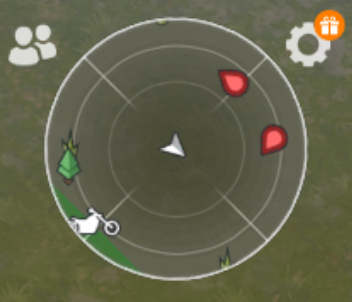
#> input picture pic_ldoe/map_two_enemy_day_min.png, 352 x 302 px
$ python minimap.py
#> lines starting #> are read from the running program, lines starting #| are printed output that depends on the picture; after the words box and inside, x2 and y2 are one past the last pixel; in counts of white or black regions, pixels touching at a corner belong together
import numpy as np
import cv2
import math

def click_event(event, x, y, flags, param):
    if event == cv2.EVENT_LBUTTONDOWN:
        colorsB = frame[y, x, 0]
        colorsG = frame[y, x, 1]
        colorsR = frame[y, x, 2]
        colors = frame[y, x]
        hsv_value = np.uint8([[[colorsB, colorsG, colorsR]]])
        hsv = cv2.cvtColor(hsv_value, cv2.COLOR_BGR2HSV)
        print("----------------")
        print("HSV : ", hsv)
        print("Red: ", colorsR)
        print("Green: ", colorsG)
        print("Blue: ", colorsB)
        print("BRG Format: ", colors)
        print("Coordinates of pixel: X: ", x, "Y: ", y)

#получение центра контура с помощью моментов
def contour_center(contour):            # https://www.cyberforum.ru/python-graphics/thread2907676.html
    moment = cv2.moments(contour)
    x = int(moment['m10'] / moment['m00'])
    y = int(moment['m01'] / moment['m00'])

    return x, y

#получение центра контура с помощью крайних точек отрезков контура
def contour_center_2(contour, eps= 0.015):            # https://habr.com/ru/articles/676838/
    #апроксимируем контур
    #eps = 0.005
    #eps = 0.01 #порог аппроксимации - при увеличении контуров меньгше
    epsilon = arclen * eps
    approx = cv2.approxPolyDP(cnt, epsilon, True)
    print('контур состоит из ' + str(len(approx)) + ' элементов')

    #находим центр - стреднюю координату всех точек контура
    sum_x = 0.0
    sum_y = 0.0
    for point in approx:
        x = float(point[0][0])
        y = float(point[0][1])
        sum_x += x
        sum_y += y
    xc = sum_x / float(len((approx)))
    yc = sum_y / float(len((approx)))
    return xc, yc

#получение наиболее удаленной точки контура от заданной
def get_must_remote_point(contour, pointX, pointY):            # https://www.cyberforum.ru/python-graphics/thread2907676.html
    max = 0
    beg_point = -1
    for i in range(0, len(contour)):
        point = contour[i]
        x = float(point[0][0])
        y = float(point[0][1])
        dx = x - pointX
        dy = y - pointY
        r = math.sqrt(dx * dx + dy * dy)
        if r > max:
            max = r
            beg_point = i

    xr = float(contour[beg_point][0][0])
    yr = float(contour[beg_point][0][1])
    return xr, yr

def print_enemys():
    hsv_lower_enemy_b = np.array([0, 103, 150])
    hsv_upper_enemy_b = np.array([0, 172, 255])
    mask_enemy = cv2.inRange(hsv, hsv_lower_enemy_b, hsv_upper_enemy_b)

    print_mob(mask_enemy, MIN_ARCLEN_MOB, 'enemy')
    return mask_enemy

def print_neutral():
    hsv_lower_neutral_b = np.array([16, 172, 188])
    hsv_upper_neutral_b = np.array([26, 224, 255])
    mask_neutral = cv2.inRange(hsv, hsv_lower_neutral_b, hsv_upper_neutral_b)

    print_mob(mask_neutral, MIN_ARCLEN_MOB, 'neutral')
    return mask_neutral

def print_friends():
    hsv_lower_friend_b = np.array([45, 138, 166])
    hsv_upper_friend_b = np.array([50, 196, 255])
    mask_friend = cv2.inRange(hsv, hsv_lower_friend_b, hsv_upper_friend_b)

    print_mob(mask_friend, MIN_ARCLEN_MOB, 'friend')
    return mask_friend

def print_mob(mask, min_arclen, text):
    # контуры
    ret, thresh = cv2.threshold(mask, 1, 255, 0)
    contours, hierarchy = cv2.findContours(thresh, cv2.RETR_TREE, cv2.CHAIN_APPROX_NONE)

    # перебираем все найденные контуры в цикле
    # print('контуров найдено = ' + str(len(contours)))
    for cnt in contours:

        # находим длину контура
        arclen = cv2.arcLength(cnt, True)
        # print('длина контура = ' + str(arclen))
        if arclen > min_arclen:
            xc, yc = contour_center(cnt)  # находим координаты центра контура
            xr, yr = get_must_remote_point(cnt, xc, yc)  # находим координаты дальней от центра точки контура (куда смотрит моб)

            xvec = xr - xc  # координаты вектора
            yvec = yr - yc

            angle = math.atan2(yvec, xvec)  # угол от плоскости в радианах куда смотрит моб
            angle_vis = (
                    MOB_VISION_ANGLE * math.pi / 360)  # величина отклонения от angle в радианах для определения границ видимости
            angle_plus_vis = angle + angle_vis  # угол границы видимости 1
            angle_minus_vis = angle - angle_vis  # угол границы видимости 2

            x0danger = xc + MOB_VISION_RANGE * math.cos(angle)  # дальняя точка середины видимости
            y0danger = yc + MOB_VISION_RANGE * math.sin(angle)

            x1danger = xc + MOB_VISION_RANGE * math.cos(angle_plus_vis)  # дальняя точка границы видимости 1
            y1danger = yc + MOB_VISION_RANGE * math.sin(angle_plus_vis)

            y2danger = yc + MOB_VISION_RANGE * math.sin(angle_minus_vis)  # дальняя точка границы видимости 2
            x2danger = xc + MOB_VISION_RANGE * math.cos(angle_minus_vis)

            ### РИСОВКА
            cv2.putText(frame, text, (int(xc) - 20, int(yc) - 15), FONT, .4, (15, 192, 252), 1,
                        cv2.LINE_AA)  # подписываем что это враг
            cv2.circle(frame, (int(xc), int(yc)), 3, (255, 255, 255), 1)  # Отобразим центр
            cv2.circle(frame, (int(xr), int(yr)), 3, (255, 40, 80), 1)  # Отобразим дальнюю точку
            cv2.circle(frame, (int(xc), int(yc)), MOB_VISION_RANGE, (255, 255, 255), 1)  # зона зрения + слуха моба

            cv2.line(frame, (int(xc), int(yc)), (int(x0danger), int(y0danger)), (255, 0, 0), 1)
            cv2.line(frame, (int(xc), int(yc)), (int(x1danger), int(y1danger)), (255, 255, 0), 1)
            cv2.line(frame, (int(xc), int(yc)), (int(x2danger), int(y2danger)), (0, 0, 255), 1)

            # cv2.ellipse(frame, (int(xr), int(yr)), (30, 30), 0, 180, 270, (0, 0, 255), 2)

    cv2.drawContours(frame, contours, -1, (255, 255, 0), 1)


MOB_VISION_RANGE = 40
MOB_VISION_ANGLE = 90
MIN_ARCLEN_MOB = 40
FONT = cv2.FONT_HERSHEY_SIMPLEX


img = cv2.imread('../pic_ldoe/map_two_enemy_day_min.png')
#> img is the input picture: shape (302, 352, 3); mean B, G, R 76.2, 100.4, 100
img = cv2.imread('../pic_ldoe/4_enemy_day_min.png')
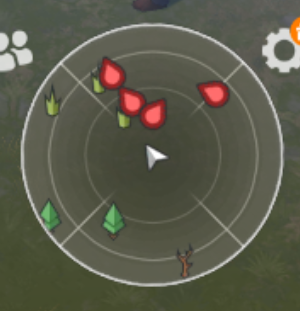
#> input picture pic_ldoe/4_enemy_day_min.png, 300 x 311 px
#> img is the input picture: shape (311, 300, 3); mean B, G, R 75.1, 91.3, 90.8
frame = img.copy()

hsv = cv2.cvtColor(frame, cv2.COLOR_BGR2HSV)
#> hsv: shape (311, 300, 3); mean H, S, V 35.7, 52.8, 94.4

mask_enemy = print_enemys()
#> in print_enemys, `mask_enemy = cv2.inRange(hsv, hsv_lower_enemy_b, hsv_upper_enemy_b)`:
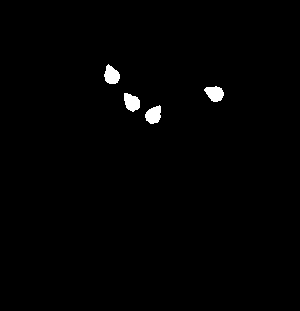
#> mask_enemy: shape (311, 300); 0.95% white; 4 white regions
#> in print_mob, `contours, hierarchy = cv2.findContours(thresh, cv2.RETR_TREE, cv2.CHAI..`: contours = 4 contours; box (x1, y1, x2, y2) and area: (204, 86, 224, 102) 198, (104, 64, 120, 84) 197, (124, 93, 140, 112) 195, (145, 105, 161, 124) 194
#> the loop in print_mob, `for cnt in contours:` made 4 passes
#> (arclen, x in contour_center, y in contour_center, xc, yc, xr, yr, xvec) on passes 1 to 4: (56.87, 153, 114, 153, 114, 159, 105, 6), (56.63, 131, 101, 131, 101, 124, 93, -7), (56.87, 214, 93, 214, 93, 204, 89, -10), (56.28, 111, 74, 111, 74, 108, 64, -3)
#> after the loop in print_mob, `for cnt in contours:`:
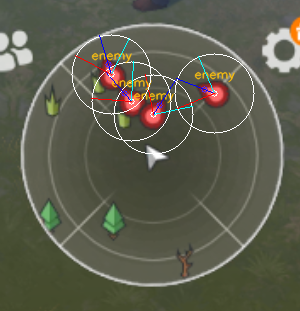
#> frame: shape (311, 300, 3); 2.61% of pixels changed, all inside (x1, y1, x2, y2) = (71, 34, 255, 155)
#> in print_mob, `cv2.drawContours(frame, contours, -1, (255, 255, 0), 1)`:
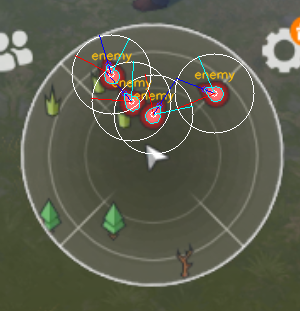
#> frame: shape (311, 300, 3); 0.21% of pixels changed, all inside (x1, y1, x2, y2) = (104, 64, 224, 124)
mask_neutral = print_neutral()
#> in print_neutral, `mask_neutral = cv2.inRange(hsv, hsv_lower_neutral_b, hsv_upper_neutral..`: mask_neutral: shape (311, 300); every value is 0
mask_friend = print_friends()

cv2.imshow("original", img)
cv2.imshow("frame", frame)
cv2.imshow("mask_enemy", mask_enemy)
cv2.imshow("mask_neutral", mask_neutral)
cv2.imshow("mask_friend", mask_friend)

cv2.setMouseCallback("original", click_event)


k = cv2.waitKey(0) & 0xFF
#> (key Esc is pressed here)
cv2.destroyAllWindows()
